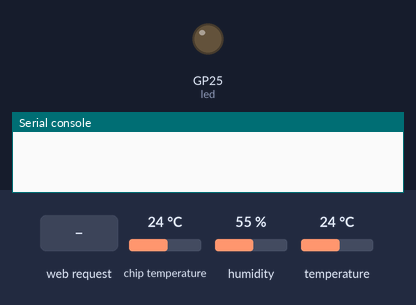
Simulated run of this program. Board: Raspberry Pi Pico running MicroPython. Shown: output pins drawn as LEDs (lit = HIGH), the last lines printed to the serial console. Inputs (shaded band) come from the test bench; at power-on: chip temperature 24 °C, humidity 55 %, temperature 24 °C. WiFi joins after 1.5 s; values from a settings file that is not in the repository are placeholders.

Above: at 0.1 s.
At 9.3 s:
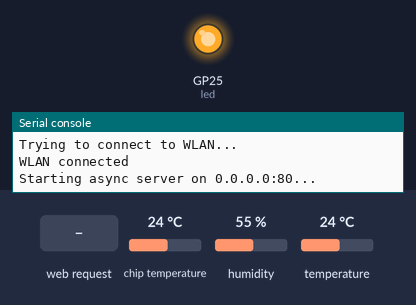
9.4 s: HTTP request GET / received
Timing chart, 0 to 12.4 s (numbered marks = the images above; inputs shaded):
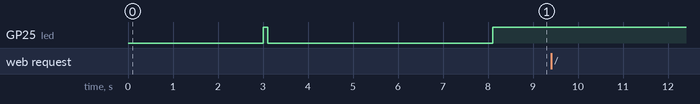

The program:

main.py
```python
import time
from machine import Pin, I2C, ADC
from SI7021 import SI7021
from microdot import Microdot
import gc

debug = False # set to True to turn on debugging info below

# Initialize si7021 sensor
i2c = I2C(0, sda=Pin(0), scl=Pin(1))  # i2c0 pins for Pico
si = SI7021(i2c)

# Initialize internal mcu temperature sensor
sensor = ADC(4) # ADC Pin 4

app = Microdot()

def read_mcu_temp():
    adc_value = sensor.read_u16()
    volt = (3.3/65535) * adc_value
    mcu_temp = 27 - (volt - 0.706)/0.001721
    return (mcu_temp)

@app.before_request
async def start_timer(request):
    request.g.start_time = time.ticks_ms()
    print('~~~~~~~~~~~~~~~~~~~~~~~~~~~~~~~')

@app.after_request
async def end_timer(request, response):
    duration = time.ticks_diff(time.ticks_ms(), request.g.start_time)
    if debug:
        print(f'Request took {duration} ms')
        print(f'gc.mem_alloc(): {gc.mem_alloc()}')
        print(f'gc.mem_free(): {gc.mem_free()}')
        print('Taking out the garbage...')
    gc.collect()
    if debug:
        print(f'gc.mem_alloc(): {gc.mem_alloc()}')
        print(f'gc.mem_free(): {gc.mem_free()}')

@app.get('/')
async def index(request):
    humidity = si.humidity()
    temperature = si.temperature(new=False)
    mcu_temp = read_mcu_temp()
    if debug:
        print(f'Temperature: {temperature} °C')
        print(f'Humidity: {humidity} %')
        print(f'MCU Temperature: {mcu_temp} °C')
    return {'temperature': temperature,
            'humidity': humidity, 'mcu': mcu_temp}

app.run(port=80, debug=True)
```

SI7021.py
```python
# (licence header left out)
from time import sleep_ms
import math

# Default Address
SI7021_I2C_DEFAULT_ADDR = const(0x40)

# Commands
CMD_MEASURE_RELATIVE_HUMIDITY_HOLD_MASTER_MODE = const(0xE5)
CMD_MEASURE_RELATIVE_HUMIDITY = const(0xF5)
CMD_MEASURE_TEMPERATURE_HOLD_MASTER_MODE = const(0xE3)
CMD_MEASURE_TEMPERATURE = const(0xF3)
CMD_TEMPERATURE_FROM_PREV_RH_MEASUREMENT = const(0xE0)
CMD_RESET = const(0xFE)
CMD_WRITE_RH_T_USER_REGISTER_1 = const(0xE6)
CMD_READ_RH_T_USER_REGISTER_1 = const(0xE7)
CMD_WRITE_HEATER_CONTROL_REGISTER = const(0x51)
CMD_READ_HEATER_CONTROL_REGISTER = const(0x11)
CMD_READ_SERIAL_1 = const(0xfa)
CMD_READ_SERIAL_2 = const(0x0f)
CMD_READ_SERIAL_3 = const(0xfc)
CMD_READ_SERIAL_4 = const(0xc9)
CMD_READ_REVISION_1 = const(0x84)
CMD_READ_REVISION_2 = const(0xb8)
I2C_POLLING_TIME = const(5)


class SI7021(object):
    def __init__(self, i2c=None):
        self.i2c = i2c
        self.addr = SI7021_I2C_DEFAULT_ADDR
        self.cbuffer = bytearray(2)
        self.temp = bytearray(3)
        self.rh = bytearray(3)
        self._resolution = 0
        self.resRH = (0xfff8, 0xff80, 0xffe0, 0xfff0)
        self.resTemp = (0xfffe, 0xfff8, 0xfffc, 0xfff0)
        self.crctab1 = (b"\x00\x31\x62\x53\xc4\xf5\xa6\x97"
                        b"\xb9\x88\xdb\xea\x7d\x4c\x1f\x2e")
        self.crctab2 = (b"\x00\x43\x86\xc5\x3d\x7e\xbb\xf8"
                        b"\x7a\x39\xfc\xbf\x47\x04\xc1\x82")

    def _write_command(self, command_byte, command_ext=None):
        """
        Write a single or two-byte command
        """
        if command_ext is not None:
            self.cbuffer[0] = command_byte
            self.cbuffer[1] = command_ext
            self.i2c.writeto(self.addr, self.cbuffer)
        else:
            self.i2c.writeto(self.addr, bytes([command_byte]))

    def _crc8(self, data, crc=0):
        """
        Calculate the CRC8, x^8 + x^5 + x^4 + 1
        """
        for byte in data:
            crc ^= byte
            crc = (self.crctab1[crc & 0x0f] ^
                   self.crctab2[(crc >> 4) & 0x0f])
        return crc

    def reset(self):
        """
        Reset the device
        """
        self._write_command(CMD_RESET)
        sleep_ms(100)

    def set_resolution(self, index):
        """
        Set the resolution, index according to the data sheet
        """
        self._resolution = index
        self._write_command(CMD_WRITE_RH_T_USER_REGISTER_1,
                            (index & 2) << 6 | (index & 1))

    def temperature(self, new=True):
        """
        Read the temperature
        """
        if new:
            self._write_command(CMD_MEASURE_TEMPERATURE)
            sleep_ms(I2C_POLLING_TIME)
            for _ in range(20):
                try:
                    self.i2c.readfrom_into(self.addr, self.temp)
                    if self._crc8(self.temp) != 0:
                        raise OSError('SI7021 CRC error')
                    break
                except OSError:
                    sleep_ms(I2C_POLLING_TIME)
            else:
                raise OSError('SI7021 timeout')
        else:
            self._write_command(CMD_TEMPERATURE_FROM_PREV_RH_MEASUREMENT)
            self.i2c.readfrom_into(self.addr, self.temp)
        temp2 = (((self.temp[0] << 8) | self.temp[1]) &
                 self.resTemp[self._resolution])
        return (175.72 * temp2 / 65536.0) - 46.85

    def humidity(self):
        self._write_command(CMD_MEASURE_RELATIVE_HUMIDITY)
        for _ in range(20):
            sleep_ms(I2C_POLLING_TIME)
            try:
                self.i2c.readfrom_into(self.addr, self.rh)
                break
            except OSError:
                pass
        else:
            raise OSError('SI7021 timeout')
        if self._crc8(self.rh) == 0:
            rh2 = (((self.rh[0] << 8) | self.rh[1]) &
                   self.resRH[self._resolution])
            rh2 = (125.0 * rh2 / 65536.0) - 6.0
            return max(0.0, min(100.0, rh2))
        else:
            raise OSError('SI7021 CRC error')

    def dew_point(self):
        """
        Compute the dew point temperature for the current Temperature
        and Humidity measured pair
        """
        temp = self.temperature()
        humid = self.humidity()
        h = ((math.log(humid, 10) - 2) / 0.4343 +
             (17.62 * temp) / (243.12 + temp))
        dew_p = 243.12 * h / (17.62 - h)
        return dew_p

    def humid_ambient(self, t_ambient, dew_p=None):
        """
        Returns the relative humidity compensated for the current
        ambient temperature
        """
        if dew_p is None:
            dew_p = self.dew_point()
        h = 17.62 * dew_p / (243.12 + dew_p)
        h_ambient = math.pow(10, (h - (17.62 * t_ambient) /
                             (243.12 + t_ambient)) * 0.4343 + 2)
        return max(0.0, min(100.0, h_ambient))

    @property
    def serialnumber(self):
        self._write_command(CMD_READ_SERIAL_1, CMD_READ_SERIAL_2)
        sna = self.i2c.readfrom(self.addr, 8)
        self._write_command(CMD_READ_SERIAL_3, CMD_READ_SERIAL_4)
        snb = self.i2c.readfrom(self.addr, 6)
        serial = bytearray(8)
        for _ in range(4):
            serial[_] = sna[_ * 2]
        serial[4] = snb[0]
        serial[5] = snb[1]
        serial[6] = snb[3]
        serial[7] = snb[4]
        return serial

    @property
    def revision(self):
        self._write_command(CMD_READ_REVISION_1, CMD_READ_REVISION_2)
        return self.i2c.readfrom(self.addr, 1)
```

boot.py
```python
import webrepl
import network
import secrets
from utime import sleep
import machine

led = machine.Pin("LED", machine.Pin.OUT)

wlan = network.WLAN(network.STA_IF)
wlan.active(True) # power up the WiFi chip
sleep(3) # wait X seconds for the chip to power up and initialize

while not wlan.isconnected():
    print("Trying to connect to WLAN...")
    wlan.connect(secrets.SSID, secrets.PASSWORD)
    led.on()
    sleep(0.1)
    led.off()
    sleep(5)

print("WLAN connected")
led.on()

webrepl.start()
```
